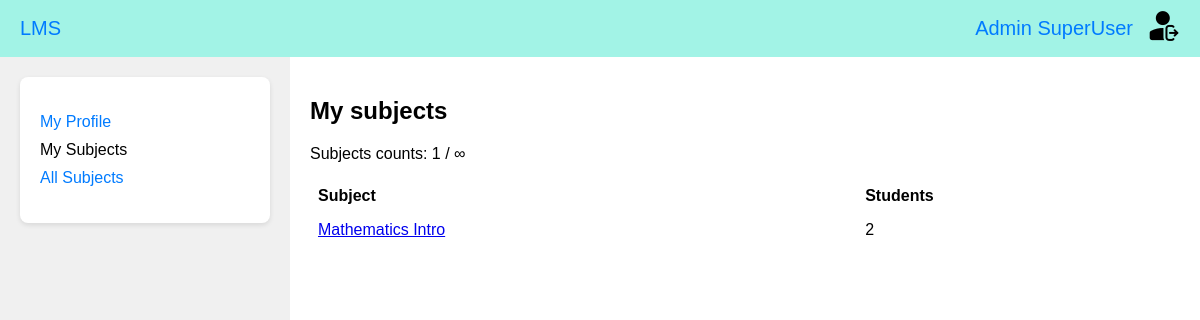
The app's page /subjects/ (signed in) with its own data.
### accounts_app/models.py (models this page shows, shortened)
class CustomUser(AbstractUser):
    username = None
    email = models.EmailField(_('email address'), unique=True)
    first_name = models.CharField(max_length=100, null=False, blank=False, verbose_name=_('First Name'))
    last_name = models.CharField(max_length=100, null=False, blank=False, verbose_name=_('Last Name'))
    personal_number = models.CharField(max_length=11, null=False, blank=False, verbose_name=_('Personal Number'))
    USERNAME_FIELD = 'email'
    REQUIRED_FIELDS = ['first_name', 'last_name', 'personal_number']
    objects = CustomUserManager()

### universities_app/models.py (models this page shows, shortened)
class Subject(models.Model):
    name = models.CharField(max_length=200, verbose_name=_('Subject name'), unique=True)
    description = models.TextField(verbose_name=_('Description'))
    syllabus = models.FileField(verbose_name=_('Syllabus'), upload_to='syllabus/')
    faculties = models.ManyToManyField('Faculty', verbose_name=_('Faculties'))
    lecturer = models.OneToOneField('Lecturer', on_delete=models.CASCADE, verbose_name=_('Lecturer'))
    student = models.ManyToManyField('Student', verbose_name=_('Student'), limit_choices_to={'id__lte': 7})
    class Meta:
        verbose_name = _('Subject')
        verbose_name_plural = _('Subjects')

### universities_app/views.py (the view)
# urls.py: path('subjects/', SubjectsView.as_view(), name='subjects'),
@method_decorator(login_required(login_url='/'), name='dispatch')
class SubjectsView(TemplateView):
    template_name = 'universities_app/my_subjects.html'
    def get_context_data(self, **kwargs):
        context = super().get_context_data(**kwargs)
        user = self.request.user
        if hasattr(user, 'lecturer'):
            context['subjects'] = Subject.objects.filter(lecturer=user.lecturer)
            context['subjects_count'] = context['subjects'].count()
            context['max_subjects'] = '∞'
            context['role'] = 'Lecturer'
        elif hasattr(user, 'student'):
            context['subjects'] = Student.objects.get(user=user).subjects.all()
            context['subjects_count'] = context['subjects'].count()
            context['max_subjects'] = 7
            context['role'] = 'Student'
        return context

### templates/universities_app/my_subjects.html (shortened to what this page needs)
{% load static %}
<!DOCTYPE html>
<html lang="en">
<head>
    <link rel="stylesheet" href="{% static 'css/main_styles.css' %}?v=2">
</head>
<body>
    {% include 'menu.html' %}
    <div class="main-page">
        <div class="main-page-content">
            <div class="sidebar">
                <div class="box">
                    <ul>
                        <li><a href="{% url 'profile' %}">My Profile</a></li>
                        <li><a href="{% url 'subjects' %}" class="selected">My Subjects</a></li>
                        <li><a href="{% url 'all_subjects' %}"> All Subjects</a></li>
                    </ul>
                </div>
            </div>
            <div class="content">
                    <h2>My subjects</h2>
                    <p>Subjects counts: {{ subjects_count }} / {{ max_subjects }}</p>
                    <table>
                        <thead>
                          <tr>
                            <th>Subject</th>
                            {% if role == 'Student' %}
                            <th>Lecturer</th>
                            {% elif role == 'Lecturer' %}
                            <th>Students</th>
                            {% endif %}
                          </tr>
                        </thead>
                        <tbody>
                          {% for subject in subjects %}
                          <tr>
                            <td><a href="{% url 'subject' subject.id %}">{{ subject.name }}</a></td>
                            {% if role == 'Student' %}
                            <td>{{ subject.lecturer }}</td>
                            {% elif role == 'Lecturer' %}
                            <td>{{ subject.student.count }}</td>
                            {% endif %}
                          </tr>
                          {% endfor %}
                        </tbody>
                      </table>
            </div>
        </div>
    </div>
</body>
</html>

### templates/menu.html
{% load static %}
<div class="top-bar">
    <div class="university">
        <a href="{% url 'main' %}">LMS</a>
    </div>
    <div class="user-info">
        <a href="{% url 'profile' %}" class="user-profile">
            {{ user.first_name }} {{ user.last_name }}
        </a>
        <a href="{% url 'logout' %}">
            <img src="{% static 'images/logout.png' %}" alt="Logout">
        </a>
    </div>
</div>

### static/css/main_styles.css (style rules this page uses)
body { margin: 0; padding: 0; font-family: Arial, sans-serif; }
.top-bar { background-color: #a2f3e6; color: #007bff; padding: 10px 20px; display: flex; justify-content: space-between; align-items: center; font-size: 20px; }
.university a, .user-info a { color: #007bff; text-decoration: none; }
.user-info { display: flex; align-items: center; }
.user-profile { margin-right: 15px; }
.main-page { display: flex; flex-direction: column; height: 100vh; }
.main-page-content { display: flex; flex: 1; }
.sidebar { width: 250px; background-color: #f0f0f0; padding: 20px; }
.content { flex: 1; padding: 20px; }
.box { background-color: #ffffff; padding: 20px; border-radius: 8px; box-shadow: 0 2px 5px rgba(0, 0, 0, 0.1); }
.box ul { list-style-type: none; padding: 0; }
.box li { margin-bottom: 10px; }
.box a { text-decoration: none; color: #007bff; }
.box a.selected { color: #000000; }

### templates/universities_app/my_subjects.html (style rules this page uses)
table { border-collapse: collapse; width: 100%; }
th, td { text-align: left; padding: 8px; }

### records on screen
CustomUser: first_name "Admin", last_name "SuperUser"
Subject: name "Mathematics Intro", student.count "2"

### other values on screen
{{ subjects_count }} "1"
{{ max_subjects }} "∞"
